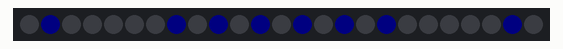
Recording of a program running on a simulated Raspberry Pi Pico running MicroPython. Parts: 25 RGB LEDs in strip order, left to right. Dim RGB values are drawn brighter than linear.

Above: at 0.01 s.
At 0.62 s:
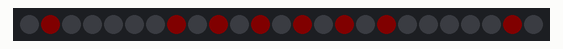
At 1.09 s:
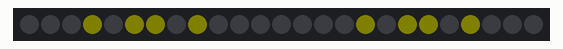
At 1.63 s:
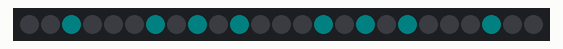
At 2.24 s:
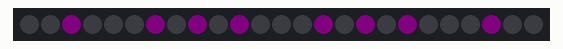

Measured:
- by itself, everything shown: repeats every 1.9 s, in 24 steps

The program:

running_circle.py
```python
from time import sleep_ms
from machine import Pin
from neopixel import NeoPixel

pixels = NeoPixel(Pin(16), 25)

def clear(neopixels):
    neopixels.fill((0, 0, 0))
    neopixels.write()


def write_symbol(neopixels, symbol, color):
    for ax in symbol:
        neopixels[ax[0]*5+ax[1]] = (color[1], color[0], color[2])
    neopixels.write()


colors = [(0, 0, 5), (0, 5, 5), (0, 5, 0), (5, 5, 0), (5, 0, 0), (5, 0, 5)]
while True:
    for color in colors:
        for i in range(1, 5):
            axes1 = [(0, i), (i, 4), (4, 4-i), (4-i, 0)]
            axes2 = [((i%3)+1, 1), (3, (i%3)+1), (3-(i%3), 3), (1, 3-(i%3))]
            axes = axes1 + axes2
            for ax in axes:
                pixels[ax[0]*5+ax[1]] = (color[1], color[0], color[2])


            pixels.write()

            sleep_ms(75)

            clear(pixels)
```
